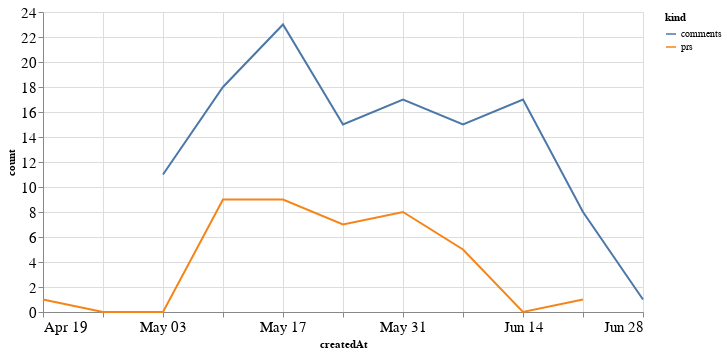

Notebook code for this chart:
### Code cell
alt.Chart(total_time, width=600).mark_line().encode(
    x='createdAt',
    y='count',
    color='kind'
)

### Figure 1 — Vega-Lite specification as saved in the notebook (floating-point values rounded to 4 significant figures)
{"config": {"axisLeft": {"labelFontSize": 15}, "axisBottom": {"labelFontSize": 15}}, "data": {"name": "data-b39487b50fe0488dd482c4132ed08f24"}, "mark": "line", "encoding": {"color": {"type": "nominal", "field": "kind"}, "x": {"type": "temporal", "field": "createdAt"}, "y": {"type": "quantitative", "field": "count"}}, "width": 600, "$schema": "https://vega.github.io/schema/vega-lite/v4.8.1.json", "datasets": {"data-b39487b50fe0488dd482c4132ed08f24": [{"createdAt": "2020-04-19T00:00:00", "kind": "prs", "count": 1.0}, {"createdAt": "2020-04-26T00:00:00", "kind": "prs", "count": 0.0}, {"createdAt": "2020-05-03T00:00:00", "kind": "prs", "count": 0.0}, {"createdAt": "2020-05-10T00:00:00", "kind": "prs", "count": 9.0}, {"createdAt": "2020-05-17T00:00:00", "kind": "prs", "count": 9.0}, {"createdAt": "2020-05-24T00:00:00", "kind": "prs", "count": 7.0}, {"createdAt": "2020-05-31T00:00:00", "kind": "prs", "count": 8.0}, {"createdAt": "2020-06-07T00:00:00", "kind": "prs", "count": 5.0}, {"createdAt": "2020-06-14T00:00:00", "kind": "prs", "count": 0.0}, {"createdAt": "2020-06-21T00:00:00", "kind": "prs", "count": 1.0}, {"createdAt": "2020-06-28T00:00:00", "kind": "prs", "count": null}, {"createdAt": "2020-04-19T00:00:00", "kind": "comments", "count": null}, {"createdAt": "2020-04-26T00:00:00", "kind": "comments", "count": null}, {"createdAt": "2020-05-03T00:00:00", "kind": "comments", "count": 11.0}, {"createdAt": "2020-05-10T00:00:00", "kind": "comments", "count": 18.0}, {"createdAt": "2020-05-17T00:00:00", "kind": "comments", "count": 23.0}, {"createdAt": "2020-05-24T00:00:00", "kind": "comments", "count": 15.0}, {"createdAt": "2020-05-31T00:00:00", "kind": "comments", "count": 17.0}, {"createdAt": "2020-06-07T00:00:00", "kind": "comments", "count": 15.0}, {"createdAt": "2020-06-14T00:00:00", "kind": "comments", "count": 17.0}, {"createdAt": "2020-06-21T00:00:00", "kind": "comments", "count": 8.0}, {"createdAt": "2020-06-28T00:00:00", "kind": "comments", "count": 1.0}]}}
